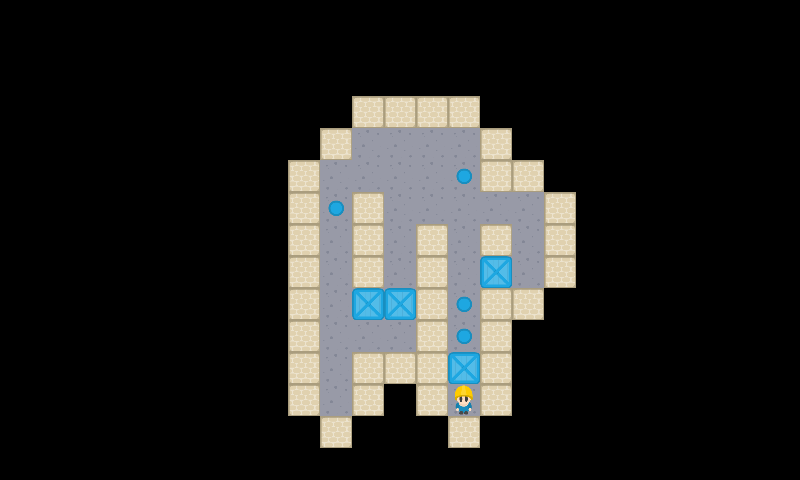

Tiled map render using the project's own tile images. Description and the map definition, with tile-layer contents summarised, below:
An orthogonal 25x15 tile map with 32x32 px tiles, 2 tile layers (StaticMap, Objetos).

<map version="1.4" tiledversion="1.4.3" orientation="orthogonal" renderorder="right-down" width="25" height="15" tilewidth="32" tileheight="32" infinite="0" nextlayerid="3" nextobjectid="1">
 <tileset firstgid="1" source="Tileset.tsx" />
 <layer id="1" name="StaticMap" width="25" height="15">
  <data>[375 cells, 75 non-empty, 2 distinct tile ids]</data>
 </layer>
 <layer id="2" name="Objetos" width="25" height="15">
  <data>[375 cells, 9 non-empty, 3 distinct tile ids]</data>
 </layer>
</map>
